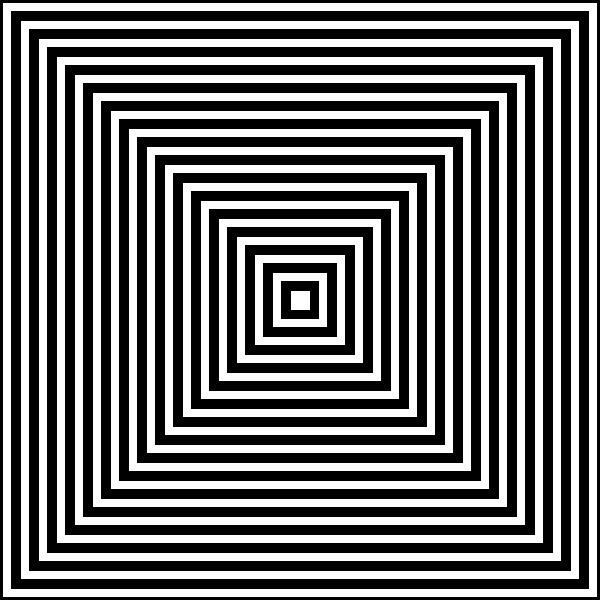
Frame 1 (no input)
Frame 60 (the mouse pressed at the canvas centre just before this capture): identical to frame 1, image omitted
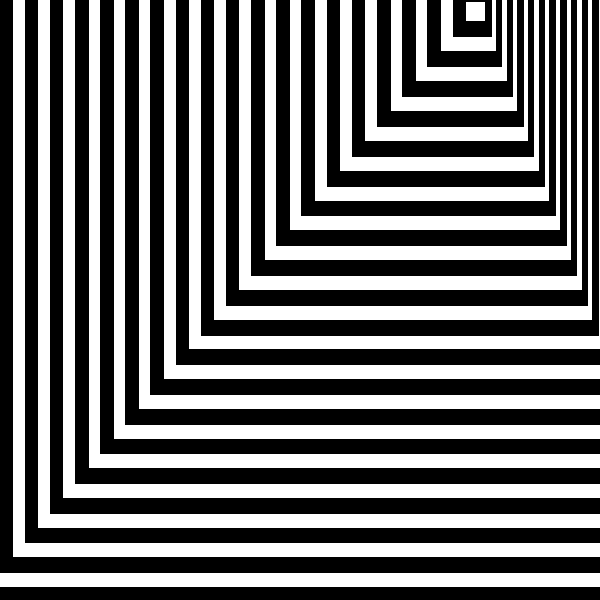
Frame 120 (the mouse held since frame 60 and released just before this capture)

The Processing sketch that drew these frames (run headless with seeded random() and noise(); from frame 60 on, the mouse is pressed at the canvas centre):

// Processing sketch: tp2
// ── tp2.pde
//Vidal, Ezequiel
//tp2 Ilusión óptica Interactiva
int cant = 50;//cantidad de cuadrados que quiero que se repita
float px, py, dx, dy; //posicion y direccion de la ilusión
int dir = 20; //velocidad de la direccion
boolean movimiento;//creo un boolean para que al darle click empiece al centro comience a moverse
void setup() {
  size(600, 600);

  px = width/2;
  py = height/2;
  dx = random(-0.2, 0.2);
  dy = random(-0.2, 0.2);
  movimiento = false;
}
void draw() {
  background(0);
  rectMode(CENTER);
  for (int x=0; x<cant; x++) {
    float tam = map(x, 0, cant-1, width*1.5, 20);
    float posx = map(x, 0, cant-1, width/2, px  );
    float posy = map(x, 0, cant-1, height/2, py  );

    if (px>= width-dir/2 || px<= dir/2 ) {
      dx = dx*-1;
    }
    if (py>= height-dir/2 || py<= dir/2 ) {
      dy *= -1;
    }
    if (x%2==0) {
      fill(0);
    } else {
      fill(255);
    }
    rect(posx, posy, tam, tam);
    if (movimiento == true) {
      px += dx;
      py += dy;
    }
  }
}
void mousePressed() {
  float distancia = dist(mouseX, mouseY, px, py);
  if (distancia <= dir/2) {
    movimiento = !movimiento;
  }
}
void keyPressed() {
  if ( key == 'r' || key=='R' ) {  //cuando presiono 'r' o 'R' reinicio el programa
    reiniciar();
  }
}
void reiniciar() {
  px = width/2;
  py = height/2;
  dx = random(-0.2, 0.2);
  dy = random(-0.2, 0.2);
  movimiento = false;
}
